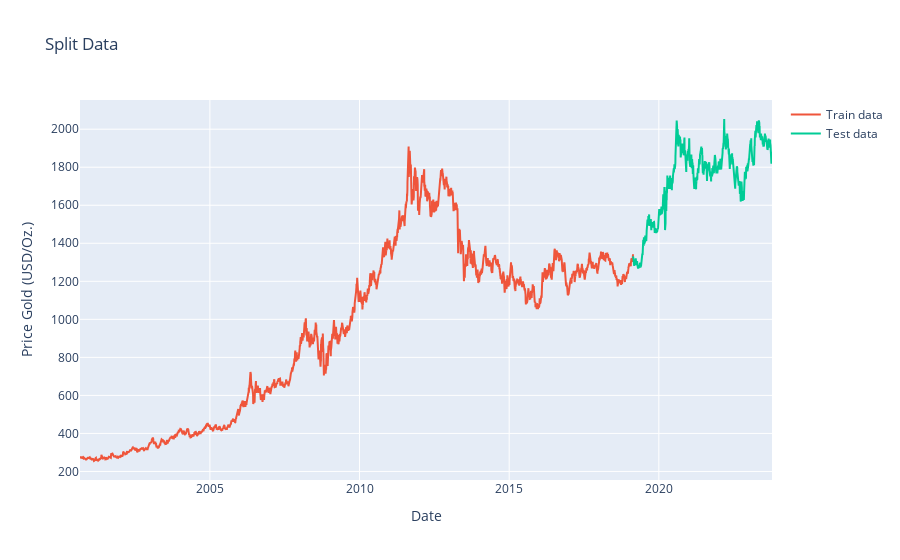

This figure's notebook cell:
### Markdown cell above
> #### Step 10 : Plot graph overview data split

### Code cell
fig = px.scatter(title="Split Data")
fig.add_scatter(x=data[:len(Train_data):].index,
                y =data[:len(Train_data):]['Open'],
                name='Train data')

fig.add_scatter(x=data[len(Train_data):].index,
                y =data[len(Train_data):]['Open'],
                name='Test data')

fig.update_layout(xaxis_title="Date",
                  yaxis_title="Price Gold (USD/Oz.)")
fig.show()

### Figure 1 — Plotly figure (JSON) as saved in the notebook; plotly's stock layout.template omitted (floating-point values rounded to 4 significant figures; data arrays with more than 128 entries replaced by an {"elided": "..."} marker saying what was removed)
{"data": [{"hovertemplate": "<extra></extra>", "legendgroup": "", "marker": {"color": "#636efa", "symbol": "circle"}, "mode": "markers", "name": "", "orientation": "v", "showlegend": false, "type": "scatter", "xaxis": "x", "yaxis": "y"}, {"name": "Train data", "type": "scatter", "x": {"elided": "4630 str values"}, "y": {"elided": "4630 float values"}}, {"name": "Test data", "type": "scatter", "x": {"elided": "1171 str values"}, "y": {"elided": "1171 float values"}}], "layout": {"legend": {"tracegroupgap": 0}, "title": {"text": "Split Data"}, "xaxis": {"anchor": "y", "domain": [0, 1], "title": {"text": "Date"}}, "yaxis": {"anchor": "x", "domain": [0, 1], "title": {"text": "Price Gold (USD/Oz.)"}}}}
